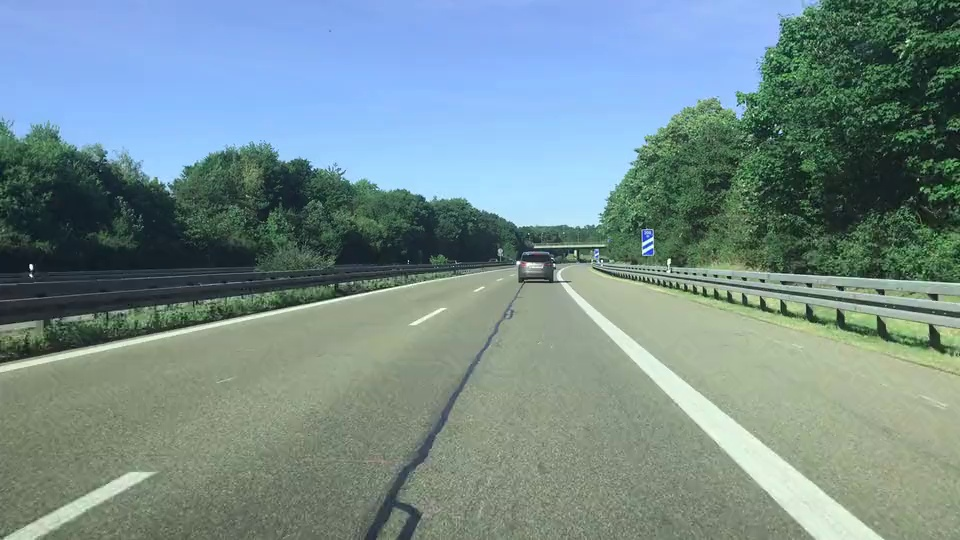
#> input picture assignment_4/test.jpg, 960 x 540 px
$ jupyter execute --allow-errors assignment_4.ipynb
#> lines starting #> are read from the running program, lines starting #| are printed output that depends on the picture; after the words box and inside, x2 and y2 are one past the last pixel; in counts of white or black regions, pixels touching at a corner belong together; pictures that were not available may be replaced by others from this repository, and a replacement may not be noted
[cell 1]
import numpy as np
import cv2
import matplotlib.pyplot as plt
from imutils.video import FPS
import imutils
from threading import Thread

[cell 2]
def display_img(disp_img):
    cv2.imshow('img_display',disp_img)
    cv2.waitKey(0)

[cell 3]
def plot_img(img):
    plt.imshow(img)
    plt.show()

[cell 4]
# [4 lines left out: function read_img, not called in this run]

[cell 5]
def img_cvt2gray(img):
    gray_img = cv2.cvtColor(img,cv2.COLOR_BGR2GRAY)
    return gray_img

[cell 6]
def canny_edge_detection(img):
    #gray_img = cv2.cvtColor(img,cv2.COLOR_BGR2GRAY)
    #plot_img(grey_img)
    #G_Blur_img = cv2.GaussianBlur(grey_img,(7,7), 1.8)
    G_Blur_img = cv2.GaussianBlur(img,(3,3), 0.7)
    #bilateral = cv2.bilateralFilter(gray_img, 0, 30, 30)
    canny_edges = cv2.Canny(G_Blur_img, 50, 130)
    #plot_img(canny_edges)
    return canny_edges

[cell 7]
def region_of_interest(img,polyPoints):
    mask_img = np.zeros_like(img)
    height,width = img.shape
    #print("height {},width {}".format(height,width))
    roi = cv2.fillPoly(mask_img,np.array([polyPoints]), (250,0,0))
    roi_merged_img = cv2.bitwise_and(img,roi)
    return roi_merged_img

[cell 8]
def display_lines(img,lines):
    mask_img = np.zeros_like(img)
    if lines is not None:
        for line in lines:
            #x1,y1,x2,y2 = line.reshape(4) # convert 2d-array into 1-d array
            x1,y1,x2,y2 = line
            cv2.line(mask_img, (x1,y1), (x2,y2), (255,0,0), 10)

    merged_img = cv2.addWeighted(img,0.8,mask_img,1,1)
    return merged_img

[cell 9]
def make_line(img, line_coefficient):
    #print("line_coefficient",line_coefficient)
    slope = line_coefficient[0]
    intercept = line_coefficient[1]
    y1 = img.shape[0]
    y2 = int(y1*(3/5))
    x1 = int((y1-intercept)/slope)
    x2 = int((y2-intercept)/slope)
    line = np.array([x1,y1,x2,y2])
    return line

[cell 10]
def average_slope_intercept(img,lines):
    left_line = []
    right_line = []
    if lines is not None:
        for line in lines:
            x1,y1,x2,y2 = line.reshape(4) # convert 2d-array into 1-d array
            slope,intercept = np.polyfit((x1,x2),(y1,y2),1)
            #print ("slope",slope)
            #print ("intercept",intercept)
            if slope < 0:
                left_line.append((slope,intercept))
            else:
                right_line.append((slope,intercept))

        #print ("left_line",left_line)
        #print ("right_line",right_line)
        left_fit_avg = np.average(left_line,axis=0)
        right_fit_avg = np.average(right_line,axis=0)
        #print ("left_fit_avg",left_fit_avg)
        #print ("right_fit_avg",right_fit_avg)
        left_line = make_line(img, left_fit_avg)
        right_line = make_line(img, right_fit_avg)
    return(np.array([left_line,right_line]))

[cell 11]
def save_img(img,img_path='img.jpg'):
    cv2.imwrite(img_path,img)

[cell 12]
def remove_nonLaneLine(T, image):
    # grab the image dimensions
    h = image.shape[0]
    w = image.shape[1]
    maskImg = np.copy(image)
    # loop over the image, pixel by pixel
    for y in range(0, h):
        for x in range(0, w):
            # threshold the pixel
            if maskImg[y, x] >= T:
                maskImg[y, x] = 0

            # return the thresholded image
    return maskImg

[cell 13]
def imgInversion(grayImg):
    #imgInv = cv2.bitwise_not(gray_img)
    ThresImg = remove_nonLaneLine(70, imgInv)
    expImg_Inv = cv2.bitwise_and(imgInv,ThresImg)
    return expImg_Inv

#> (a cell that did not finish here is left out)

[cell 15]
lines = [(400,300),# Top-left corner
              (0, 540), # Bottom-left corner
              (900,540), # Bottom-right corner
              (595,300)] # Top-right corner
#> (the rest of this cell did not finish here and is left out)

[cell 16]
img_cpy = cv2.imread('assignment_4/test.jpg')
#> img_cpy is the input picture: shape (540, 960, 3); mean B, G, R 141.6, 141.3, 117.5
#> (the rest of this cell did not finish here and is left out)

#> (a cell that did not finish here is left out)

[cell 18]
cap = cv2.VideoCapture('assignment_4/Lane_video.mp4')
while(1):
    ret, frame = cap.read()
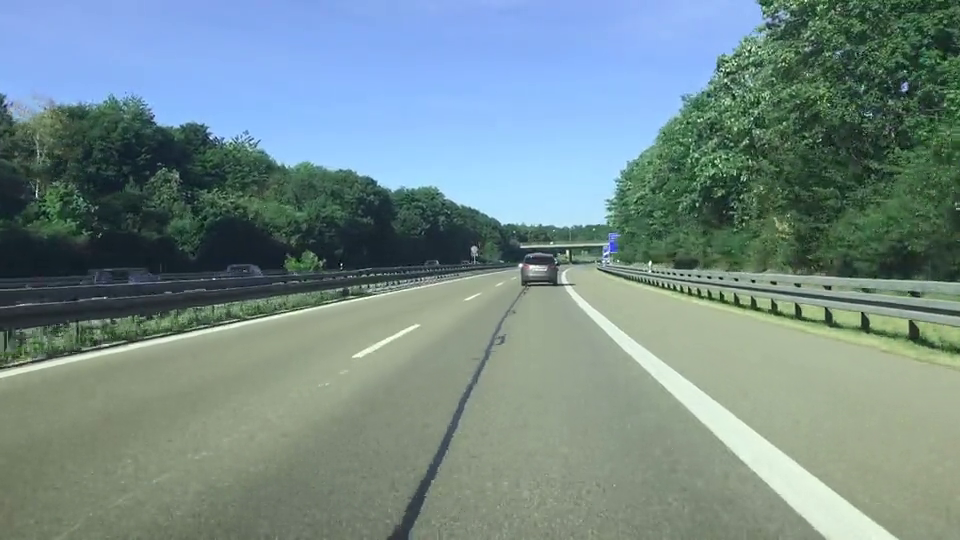
#> input picture frame 39 of assignment_4/Lane_video.mp4, 960 x 540 px
#> frame is the input picture: shape (540, 960, 3); mean B, G, R 137.7, 139, 116.4
    if not ret:
        print('No frames grabbed!')
        break
    gray_img = img_cvt2gray(frame)
#> in img_cvt2gray, `gray_img = cv2.cvtColor(img,cv2.COLOR_BGR2GRAY)`:
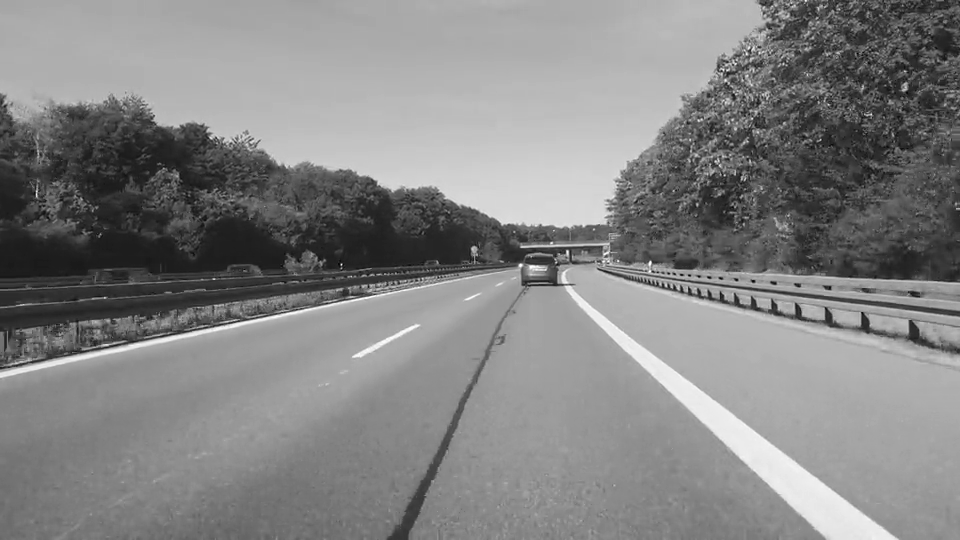
#> gray_img: shape (540, 960); min 0, max 255, mean 132
    imgInv = cv2.bitwise_not(gray_img)
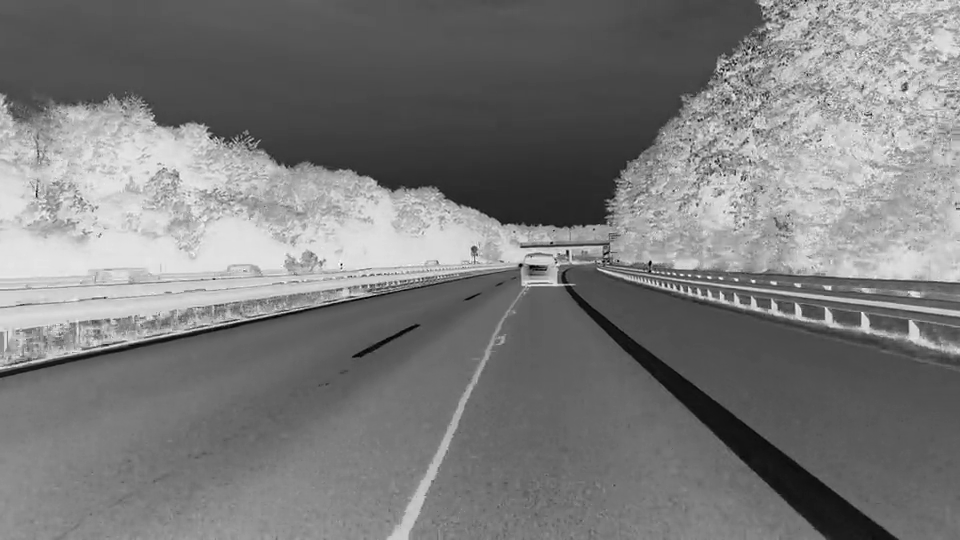
#> imgInv: shape (540, 960); min 0, max 255, mean 123
    h = frame.shape[0]
    w = frame.shape[1]
    #ThresImg = remove_nonLaneLine(70, imgInv)
    #expImg_Inv = cv2.bitwise_and(imgInv,ThresImg)
    #inv_img = imgInversion(gray_img)
    canny_img = canny_edge_detection(gray_img)
#> in canny_edge_detection, `canny_edges = cv2.Canny(G_Blur_img, 50, 130)`:
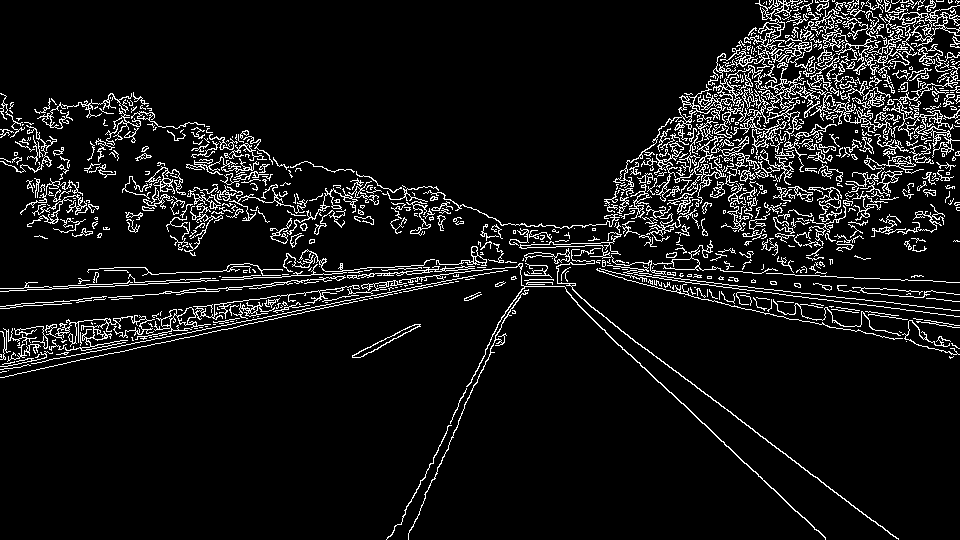
#> canny_edges: shape (540, 960); 8% white in thin lines or dots
    Lines = [(400,300),# Top-left corner
              (0, 540), # Bottom-left corner
              (900,540), # Bottom-right corner
              (595,300)] # Top-right corner
    roi_img = region_of_interest(canny_img,Lines)# crops roi from lane image
    houghLines = cv2.HoughLinesP(roi_img, 3, np.pi / 180, 45,None, 30, 15)
#> houghLines = 20 rows, first 6: [608, 320, 898, 539], [574, 300, 669, 392], [408, 535, 511, 303], [704, 423, 744, 463], [447, 426, 506, 310], [755, 471, 795, 511]
    #print ('houghLines :',houghLines)
    avg_lines = average_slope_intercept (frame,houghLines)
#> the loop in average_slope_intercept, `for line in lines:` made 20 passes
#> (x1, y1, x2, y2, slope, intercept) on passes 1 to 8: (608, 320, 898, 539, 0.755, -139.1), (574, 300, 669, 392, 0.968, -255.9), (408, 535, 511, 303, -2.25, 1454), (704, 423, 744, 463, 1, -281), (447, 426, 506, 310, -1.97, 1304.8), (755, 471, 795, 511, 1, -284), (391, 535, 450, 425, -1.86, 1264), (352, 355, 409, 326, -0.509, 534.1)
#> after the loop in average_slope_intercept, `for line in lines:`: left_line = [(-2.25, 1454), (-1.97, 1304.8), (-1.86, 1264), (-0.509, 534.1), (-1.79, 1238.4), (-0.517, 542.5), (-1.84, 1258.7), (-2.2, 1433.6), (-1.92, 1287.8), (-1.85, 1251.1), (-0.492, 528.7), (-2.12, 1395.5)]; right_line = [(0.755, -139.1), (0.968, -255.9), (1, -281), (1, -284), (0.753, -136.8), (0.946, -240.3), (1, -282), (1, -285)]
#> in average_slope_intercept, `left_fit_avg = np.average(left_line,axis=0)`: left_fit_avg = [-1.61, 1124.4]
#> in average_slope_intercept, `right_fit_avg = np.average(right_line,axis=0)`: right_fit_avg = [0.928, -238]
#> in make_line, `slope = line_coefficient[0]`: slope = -1.61
#> in make_line, `intercept = line_coefficient[1]`: intercept = 1124.4
#> in make_line, `x1 = int((y1-intercept)/slope)`: x1 = 362
#> in make_line, `x2 = int((y2-intercept)/slope)`: x2 = 497
#> in make_line, `line = np.array([x1,y1,x2,y2])`: line = [362, 540, 497, 324]
#> in average_slope_intercept, `right_line = make_line(img, right_fit_avg)`: right_line = [838, 540, 605, 324]
#> avg_lines = [[362, 540, 497, 324], [838, 540, 605, 324]]
    lines_img = display_lines(frame,avg_lines)
#> the loop in display_lines, `for line in lines:` made 2 passes
    cv2.imshow("ImageRegion", lines_img)

    if cv2.waitKey(1) & 0xFF == ord('q'):
#> (key q is pressed here)
        break
cap.release()
cv2.destroyAllWindows()

[cell 19]
cap = cv2.VideoCapture('assignment_4/Lane_video.mp4') #capture the video
#cap.set(cv2.CAP_PROP_FPS, 100)
while(1): # if the video capture object is initialised
    success,frame = cap.read() # reads the captured video and returns the frame
    # [5 lines of commented-out code are left out]
    if not success:
        print('No frames grabbed!')
        break
    gray_img = img_cvt2gray(frame)
    inv_img = imgInversion(gray_img)
#> after the loop in remove_nonLaneLine, `for y in range(0, h):`:
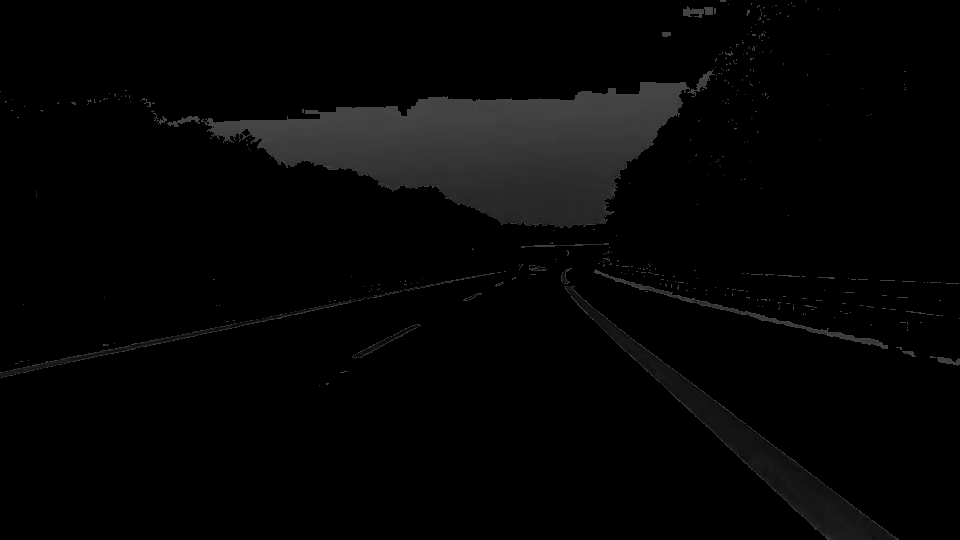
#> maskImg: shape (540, 960); min 0, max 69, mean 5
    canny_img = canny_edge_detection(inv_img) # returns edges from the frame
    #grey_img = cv2.cvtColor(frame,cv2.COLOR_BGR2GRAY)
    #plot_img(grey_img)
    #lines = [(0,height),(450,260),(920,height)]
    Lines = [(400,300),# Top-left corner
              (0, 540), # Bottom-left corner
              (900,540), # Bottom-right corner
              (595,300)] # Top-right corner
    roi_img = region_of_interest(canny_img,Lines)# crops roi from lane image
    #display_img(roi_img)
    #break
    houghLines = cv2.HoughLinesP(roi_img, 3, np.pi / 180, 45,None, 30, 15)
#> houghLines = [[607, 319, 898, 538], [578, 307, 826, 539], [362, 358, 420, 326], [369, 345, 418, 323], [636, 361, 737, 455], [385, 345, 419, 323], [370, 353, 414, 323], [593, 307, 625, 331], [787, 455, 834, 491], [716, 399, 790, 456], [359, 358, 407, 326]]
    #print ('houghLines :',houghLines)
    avg_lines = average_slope_intercept (frame,houghLines)
#> the loop in average_slope_intercept (call 2), `for line in lines:` made 11 passes
#> (x1, y1, x2, y2, slope, intercept) on passes 1 to 8: (607, 319, 898, 538, 0.753, -137.8), (578, 307, 826, 539, 0.935, -233.7), (362, 358, 420, 326, -0.552, 557.7), (369, 345, 418, 323, -0.449, 510.7), (636, 361, 737, 455, 0.931, -230.9), (385, 345, 419, 323, -0.647, 594.1), (370, 353, 414, 323, -0.682, 605.3), (593, 307, 625, 331, 0.75, -137.8)
#> avg_lines = [[55, 540, 415, 324], [872, 540, 608, 324]]
    lines_img = display_lines(frame,avg_lines)
#> the loop in display_lines (call 2), `for line in lines:` made 2 passes
#> in display_lines (call 2), `merged_img = cv2.addWeighted(img,0.8,mask_img,1,1)`:
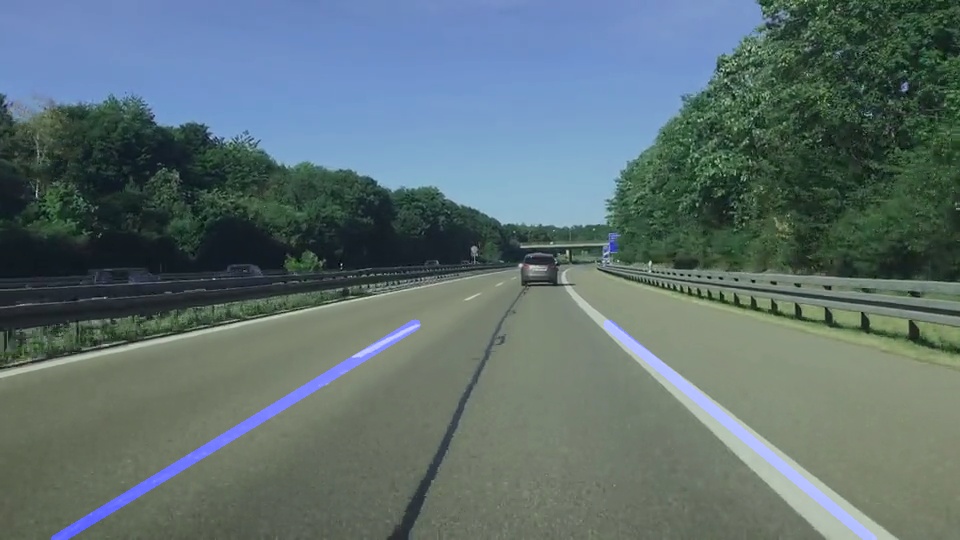
#> merged_img: shape (540, 960, 3); mean B, G, R 113, 112.2, 94.1

    cv2.imshow("ImageRegion", lines_img)
    if cv2.waitKey(1) & 0xFF == ord('q'):
#> (key q is pressed here)
        break
    # [6 lines of commented-out code are left out]
cap.release()
cv2.destroyAllWindows()

[cell 20]
cap = cv2.VideoCapture('assignment_4/Lane_detect.avi') #capture the video
while(cap.isOpened()): # if the video capture object is initialised
    _,frame = cap.read() # reads the captured video and returns the frame
    # Canny edge detection is 2nd order derivative and edges are very sharp compared to other edge filters
    #plot_img(frame)
    #print('New Line')
    height,width = frame.shape[:2]
    canny_img = canny_edge_detection(frame) # returns edges from the frame
    #grey_img = cv2.cvtColor(frame,cv2.COLOR_BGR2GRAY)
    #plot_img(grey_img)
    lines = [(0,height),(920,height),(400,290)]
    roi_img = region_of_interest(canny_img,lines)# crops roi from lane image
#> in region_of_interest (call 3), `roi_merged_img = cv2.bitwise_and(img,roi)`:
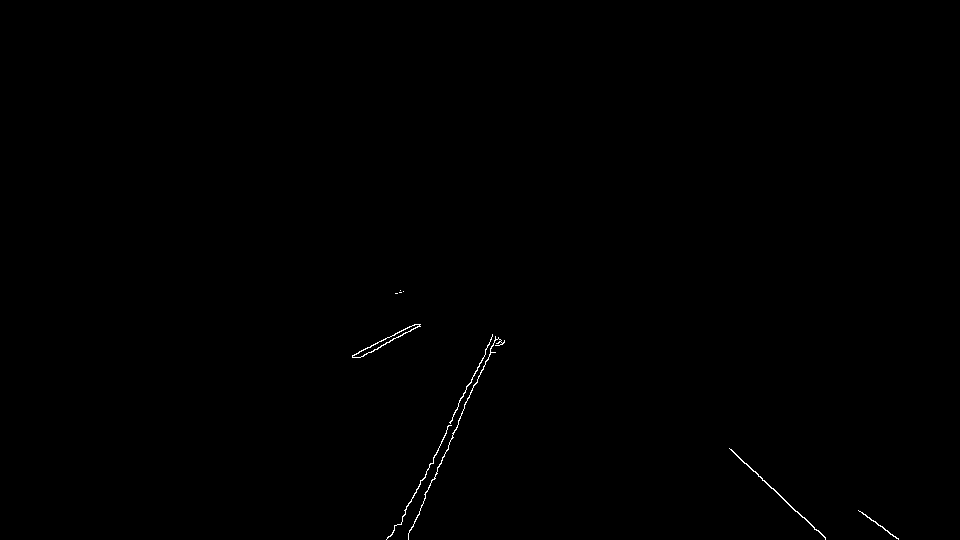
#> roi_merged_img: shape (540, 960); values 0 (black) and 250 (white), 0.2% white in thin lines or dots, all inside (x1, y1, x2, y2) = (352, 290, 899, 540)
    #display_img(roi_img)
    #break
    houghLines = cv2.HoughLinesP(roi_img, 3, np.pi / 180, 45,None, 30, 15)
#> houghLines = 13 rows, first 6: [434, 479, 458, 424], [392, 534, 450, 425], [731, 449, 814, 529], [408, 536, 462, 413], [447, 427, 485, 354], [386, 342, 420, 324]
    #print ('houghLines :',houghLines)

    lines_img = display_lines(frame,avg_lines)
    display_img(lines_img)
    #break
    cv2.imshow('lines_img',canny_img)
    if cv2.waitKey(1) == ord('q'): #wait for 1ms between each fame
#> (key q is pressed here)
        break
print("End")
cap.release()
cv2.destroyAllWindows()

[cell 21]
# [9 lines left out: function recal_line, not called in this run]

[cell 22]
image_n = 1
cap = cv2.VideoCapture('assignment_4/Lane_video.mp4') #capture the video
while(cap.isOpened()): # if the video capture object is initialised
    _,frame = cap.read() # reads the captured video and returns the frame
    # Canny edge detection is 2nd order derivative and edges are very sharp compared to other edge filters
    #plot_img(frame)
    #print('New Line')
    height,width = frame.shape[:2]
    canny_img = canny_edge_detection(frame) # returns edges from the frame
    #grey_img = cv2.cvtColor(frame,cv2.COLOR_BGR2GRAY)
    #plot_img(grey_img)
    lines = [(0,height),(920,height),(400,290)]
    roi_img = region_of_interest(canny_img,lines)# crops roi from lane image
    #display_img(roi_img)
    #break
    houghLines = cv2.HoughLinesP(roi_img, 3, np.pi / 180, 45,None, 30, 15)
    #print ('houghLines :',houghLines)
    try:
        avg_lines = average_slope_intercept (frame,houghLines)
#> avg_lines = [[370, 540, 497, 324], [847, 540, 598, 324]]
    except Exception as err:
        print("Recalculation of line")
        print("image_n: ",image_n)
        error_img = 'assignment_4/error_'+str(image_n)+'.jpg'
        roiEr_img = 'assignment_4/roiEr_'+str(image_n)+'.jpg'
        lines_1 = [(0,500),(450,260),(920,500)]
        avg_lines = recal_line(frame,image_n,canny_img,lines_1)
        #plot_img(roi_img)
        #plot_img(roi_img1)
        #save_img(roi_img1,roiEr_img)
        image_n += 1
        #break
    lines_img = display_lines(frame,avg_lines)
    #display_img(lines_img)
    #break
    #cv2.imshow('lines_img',lines_img)
    if cv2.waitKey(1) == ord('q'): #wait for 1ms between each fame
#> (key q is pressed here)
        break
print("End")
#> (the rest of this cell did not finish here and is left out)

[cell 23]
lines = [(0,height),(920,height),(400,290)]
lines

[cell 24]
err_img = cv2.imread('assignment_4/error_1.jpg')
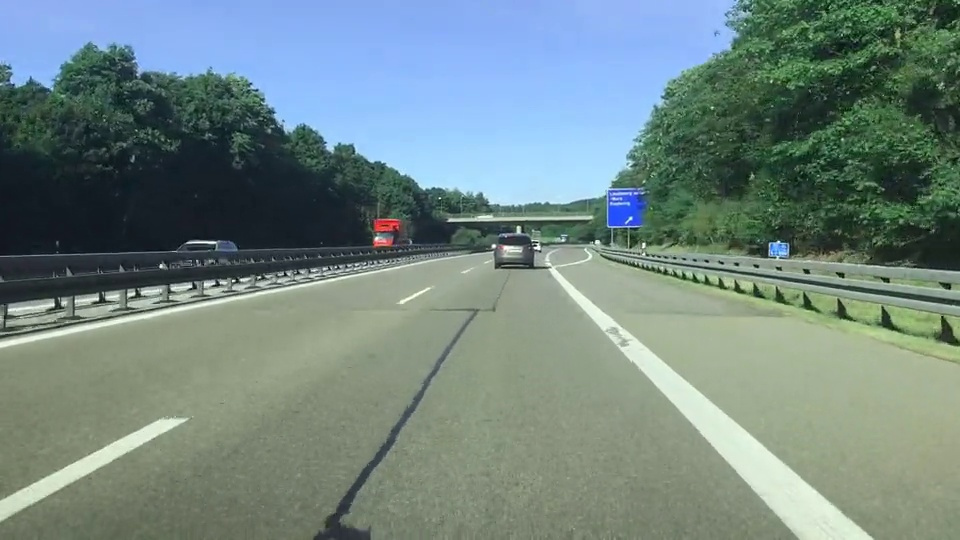
#> input picture assignment_4/error_1.jpg, 960 x 540 px
#> err_img is the input picture: shape (540, 960, 3); mean B, G, R 130.2, 134.2, 114
plot_img(err_img)

[cell 25]
err_img = cv2.imread('assignment_4/error_2.jpg')
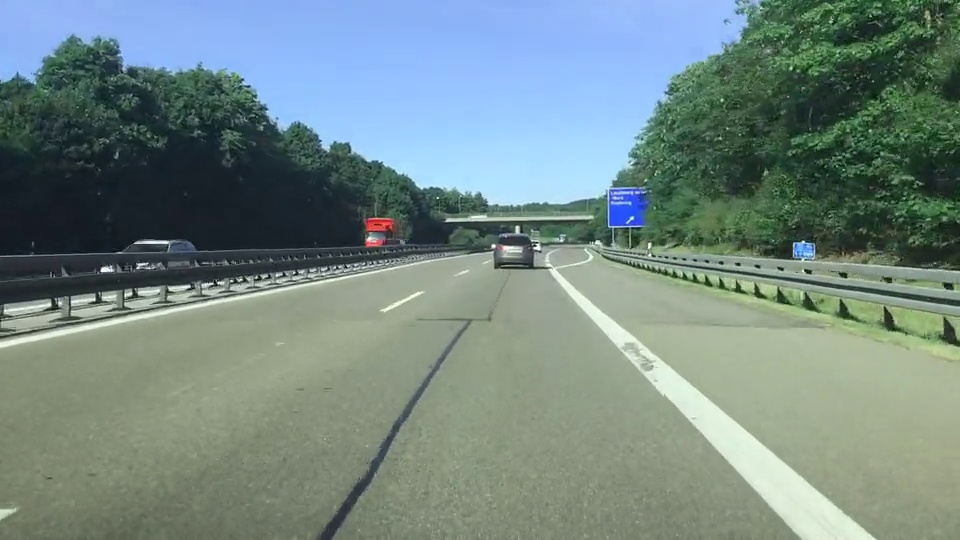
#> input picture assignment_4/error_2.jpg, 960 x 540 px
#> err_img is the input picture: shape (540, 960, 3); mean B, G, R 131.8, 136, 116
plot_img(err_img)
